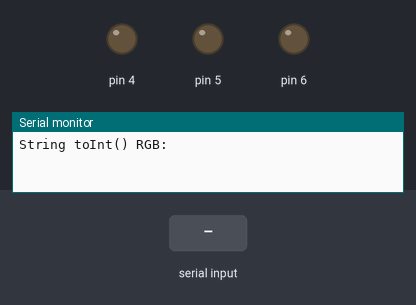
A sketch run on a simulated Arduino Leonardo, built with avr-gcc and run on an emulated ATmega32U4. On the bench: output pins drawn as LEDs (lit = HIGH), the last lines printed to the serial monitor. The test bench sets the inputs (shaded band).

Above: at 1.2 s.
1.3 s: ">" received over the second serial link
At 2.3 s:
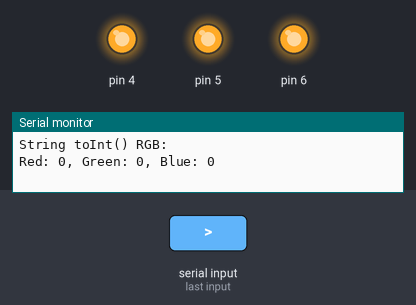
Timing chart, 0 to 4.3 s (numbered marks = the images above; inputs shaded):
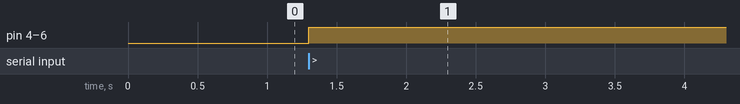

The sketch:

Microduino_BT_RGB.ino
```cpp
#include <SoftwareSerial.h>

SoftwareSerial mySerial(9, 10); //RX,TX

String inString = "";    // string to hold input
int currentColor = 0;
int red, green, blue = 0;

void setup() {
  // Open serial communications and wait for port to open:
  Serial.begin(9600);
  mySerial.begin(9600);
  while (!Serial) {
    ; // wait for serial port to connect. Needed for Leonardo only
  }

  // send an intro:
  Serial.println("\n\nString toInt() RGB:");
  Serial.println();
  // set LED cathode pins as outputs:
  pinMode(5, OUTPUT);
  pinMode(4, OUTPUT);
  pinMode(6, OUTPUT);

}

void loop() {
  int inChar;

  // Read serial input:
  if (mySerial.available() > 0) {
    inChar = mySerial.read();
  }

  if (isDigit(inChar)) {
    // convert the incoming byte to a char
    // and add it to the string:
    inString += (char)inChar;
  }

  // if you get a comma, convert to a number,
  // set the appropriate color, and increment
  // the color counter:
  if (inChar == ',') {
    // do something different for each value of currentColor:
    switch (currentColor) {
    case 0:    // 0 = red
      red = inString.toInt();
      // clear the string for new input:
      inString = "";
      break;
    case 1:    // 1 = green:
      green = inString.toInt();
      // clear the string for new input:
      inString = "";
      break;
    }
    currentColor++;
  }
  // if you get a newline, you know you've got
  // the last color, i.e. blue:
  if (inChar == '>') {
    blue = inString.toInt();


    analogWrite(6,  255 - red);
    analogWrite(4, 255 - green);
    analogWrite(5, 255 - blue);

    // print the colors:
    Serial.print("Red: ");
    Serial.print(red);
    Serial.print(", Green: ");
    Serial.print(green);
    Serial.print(", Blue: ");
    Serial.println(blue);

    // clear the string for new input:
    inString = "";
    // reset the color counter:
    currentColor = 0;
  }

}
```

Measured:
- after the input at 1.3 s, pin 4–6: LOW → HIGH at once
